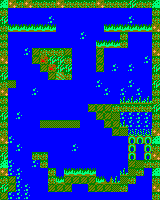

A level layout from a 2D game, rendered from its tile map. Below: a short description, then the map file with its tile-grid data intact:
An orthogonal 20x25 tile map with 8x8 px tiles, 1 tile layer (Capa de patrones 1).

<map version="1.5" tiledversion="1.7.0" orientation="orthogonal" renderorder="left-up" width="20" height="25" tilewidth="8" tileheight="8" infinite="0" nextlayerid="2" nextobjectid="1">
 <tileset firstgid="1" source="tiles_level1.tsx" />
 <layer id="1" name="Capa de patrones 1" width="20" height="25">
  <data encoding="csv">
17,13,3,13,3,3,3,13,3,3,3,3,13,3,3,3,12,3,3,17,
3,1,1,1,1,1,1,1,1,1,1,1,1,1,1,1,1,1,1,3,
12,1,1,1,1,1,9,1,1,1,1,1,1,1,1,1,9,1,1,3,
3,4,4,4,4,4,4,1,1,1,1,1,1,4,4,4,4,4,4,13,
3,1,1,1,1,1,1,1,1,1,9,1,1,1,1,3,1,1,1,3,
3,1,1,1,1,1,1,1,1,1,1,1,4,4,4,3,1,1,1,3,
3,1,1,9,8,3,3,3,8,1,1,1,8,1,1,1,1,1,1,13,
13,1,1,1,8,15,12,12,3,1,1,1,8,1,1,1,1,1,9,3,
3,1,1,1,1,8,15,12,12,1,1,1,8,1,9,1,9,1,1,12,
12,1,1,1,1,1,8,11,3,1,1,1,1,1,1,1,1,1,1,3,
3,2,1,1,1,1,1,1,1,1,1,1,9,1,1,1,9,1,1,12,
13,1,1,1,9,1,1,1,1,1,1,1,1,9,1,9,1,9,1,3,
3,1,1,1,1,1,1,1,1,1,1,1,1,1,1,6,6,6,6,3,
3,1,1,1,1,1,1,1,1,1,1,8,8,8,3,3,3,3,3,12,
12,1,9,1,1,1,1,1,1,1,1,1,8,8,2,9,9,9,9,3,
3,1,1,1,1,2,2,2,2,2,1,1,1,8,8,6,9,9,9,3,
3,1,1,1,1,1,1,1,1,1,1,1,1,1,8,2,10,10,10,13,
13,9,1,1,1,1,1,1,1,1,1,1,1,1,1,1,16,16,16,17,
3,1,9,1,1,1,1,1,1,9,1,1,1,1,1,1,16,1,16,3,
12,1,1,1,3,3,1,1,1,1,1,1,1,1,1,1,16,1,16,13,
17,9,1,1,9,3,1,1,1,1,1,1,1,1,1,1,8,2,3,3,
13,9,9,1,1,1,3,1,4,4,4,4,1,1,1,6,2,3,1,17,
3,8,9,1,1,1,3,4,8,8,8,8,4,5,6,2,3,1,1,3,
12,8,9,9,1,1,8,8,8,1,1,8,8,8,2,3,1,1,1,13,
8,9,9,9,1,1,1,1,1,1,1,1,1,1,1,1,1,1,1,3
</data>
 </layer>
</map>
